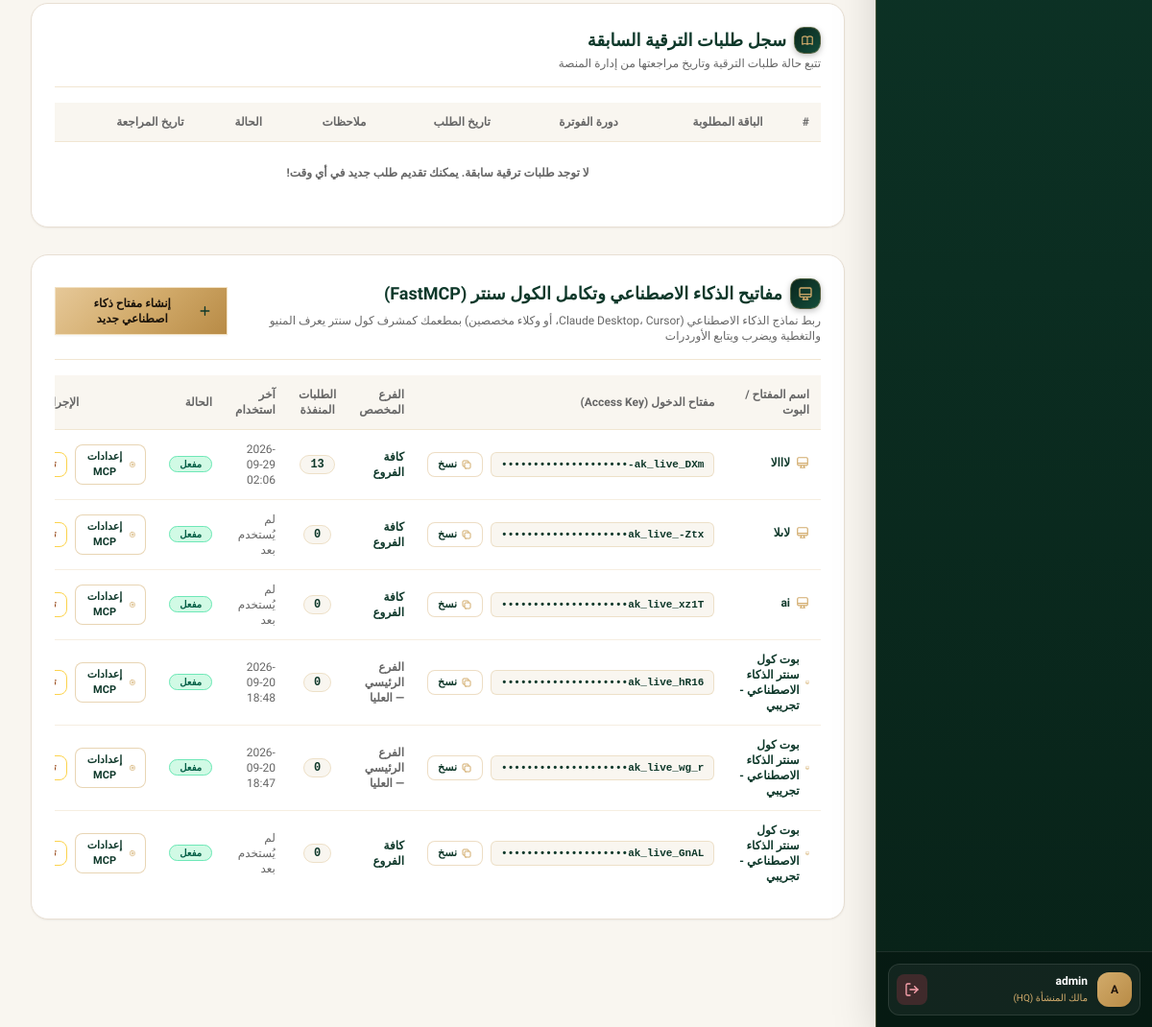
Before: /subscription/ (signed in, lower part) with the older database file.
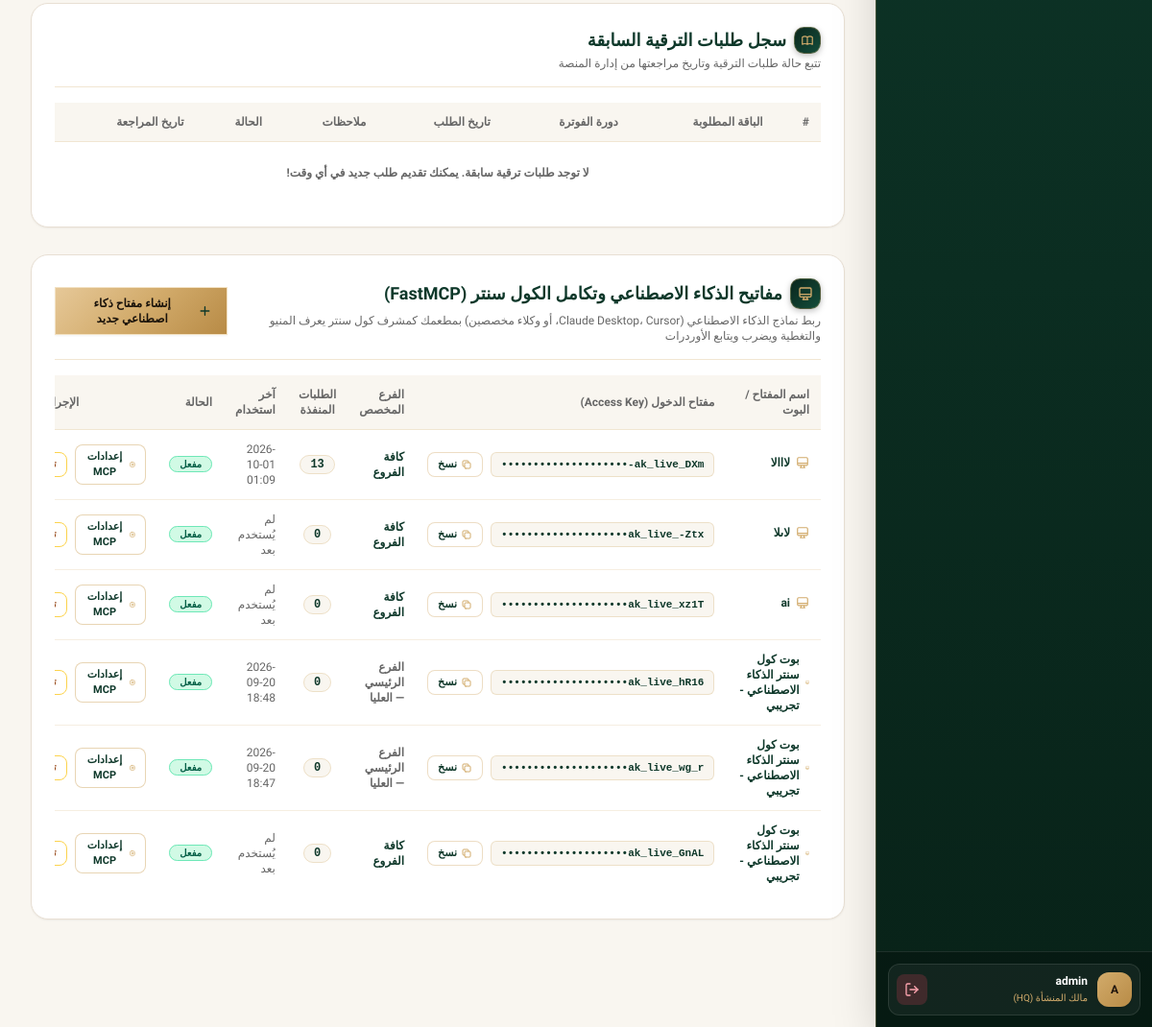
After: the same page with the newer database file.
### core/models.py (models this page shows, shortened)
class TenantApiKey(models.Model):
    tenant = models.ForeignKey(
        Tenant,
        on_delete=models.CASCADE,
        related_name="api_keys",
        verbose_name="المنشأة / المطعم",
    )
    name = models.CharField(
        max_length=120,
        default="مفتاح كول سنتر الذكاء الاصطناعي",
        verbose_name="اسم المفتاح / البوت",
    )
    key = models.CharField(
        max_length=80,
        unique=True,
        db_index=True,
        default=generate_api_key,
        verbose_name="مفتاح الدخول (Access Key)",
    )
    assigned_branch = models.ForeignKey(
        Branch,
        on_delete=models.SET_NULL,
        null=True,
        blank=True,
        related_name="api_keys",
        verbose_name="الفرع المخصص (اختياري)",
        help_text="اتركه فارغاً للسماح للبوت بخدمة كافة فروع المنشأة",
    )
    is_active = models.BooleanField(default=True, verbose_name="مفعل")
    created_at = models.DateTimeField(auto_now_add=True, verbose_name="تاريخ الإنشاء")
    last_used_at = models.DateTimeField(null=True, blank=True, verbose_name="آخر استخدام")
    total_orders_placed = models.PositiveIntegerField(default=0, verbose_name="الطلبات المنفذة عبره")
    class Meta:
        verbose_name = "مفتاح ذكاء اصطناعي (API Key)"
        verbose_name_plural = "مفاتيح الذكاء الاصطناعي (AI Access Keys)"
        ordering = ["-created_at"]

### core/views.py (the view)
# urls.py: path("subscription/", views.owner_subscription_view, name="owner_subscription"),
@login_required
def owner_subscription_view(request):
    profile = getattr(request.user, "profile", None)
    is_owner = request.user.is_superuser or (profile and (profile.role in ["owner", "platform_admin"] or profile.is_platform_admin))
    if not is_owner:
        return HttpResponseForbidden("صفحة إدارة الاشتراك مخصصة لمالك المنشأة فقط")
    tenant = get_active_tenant(request)
    if not tenant:
        return HttpResponseBadRequest("لم يتم العثور على منشأة نشطة مرتبطة بحسابك")
    branches_count = Branch.objects.filter(tenant=tenant).count()
    employees_count = Employee.objects.filter(tenant=tenant).count()
    orders_count = Order.objects.filter(tenant=tenant).count()
    plan = tenant.subscription_plan
    max_branches = plan.max_branches if plan else 1
    max_employees = plan.max_employees if plan else 5
    branches_pct = min(100, int((branches_count / max_branches) * 100)) if max_branches > 0 else 100
    employees_pct = min(100, int((employees_count / max_employees) * 100)) if max_employees > 0 else 100
    available_plans = SubscriptionPlan.objects.filter(is_active=True).order_by("ordering", "price_monthly")
    upgrade_requests = UpgradeRequest.objects.filter(tenant=tenant).select_related("requested_plan", "requested_by").order_by("-created_at")
    feature_icons = {
        "pos": "💳",
        "kds": "🍳",
        "menu_management": "📋",
        "delivery_management": "🗺️",
        "call_center": "🎧",
        "inventory": "📦",
        "custom_roles": "🛡️",
        "financial_analytics": "📊",
    }
    current_features = plan.features if plan and plan.features else []
    features_with_status = []
    for feat in SAAS_FEATURES_CATALOG:
        f_key = feat.get("key") or feat.get("code")
        f_label = feat.get("label") or feat.get("name")
        f_desc = feat.get("desc", "")
        f_icon = feature_icons.get(f_key, "✨")
        is_active_feat = (f_key in current_features) or (request.user.is_superuser)
        features_with_status.append({
            "key": f_key,
            "code": f_key,
            "name": f_label,
            "label": f_label,
            "desc": f_desc,
            "icon": f_icon,
            "is_enabled": is_active_feat,
        })
    has_pending_request = upgrade_requests.filter(status="pending").exists()
    api_keys = TenantApiKey.objects.filter(tenant=tenant).select_related("assigned_branch").order_by("-created_at")
    branches = Branch.objects.filter(tenant=tenant, status="active")
    context = {
        "tenant": tenant,
        "plan": plan,
        "branches_count": branches_count,
        "employees_count": employees_count,
        "orders_count": orders_count,
        "max_branches": max_branches,
        "max_employees": max_employees,
        "branches_pct": branches_pct,
        "employees_pct": employees_pct,
        "days_left": tenant.days_until_expiry(),
        "is_expired": tenant.is_subscription_expired(),
        "features_with_status": features_with_status,
        "available_plans": available_plans,
        "upgrade_requests": upgrade_requests,
        "has_pending_request": has_pending_request,
        "api_keys": api_keys,
        "branches": branches,
        "manage_py_path": str(settings.BASE_DIR / "manage.py"),
        "python_path": sys.executable,
    }
    return render(request, "owner_subscription.html", context)

### core/models.py (called while the page is built)
    def is_subscription_active(self):
        if not self.is_active:
            return False
        if self.subscription_status in ["active", "trial"]:
            if self.subscription_end and self.subscription_end < timezone.now():
                return False
            return True
        return False

    def is_subscription_expired(self):
        return not self.is_subscription_active()

    def days_until_expiry(self):
        if not self.subscription_end:
            return 999
        diff = (self.subscription_end - timezone.now()).total_seconds()
        return max(0, int(diff // 86400))

### core/views.py (called while the page is built, shortened)
def get_active_tenant(request):
    if hasattr(request, "tenant") and request.tenant:
        return request.tenant

### templates/owner_subscription.html (shortened to what the changed rows need)
{% extends "base.html" %}
{% block content %}
<div class="space-y-7 pb-12" dir="{{ DIR|default:'rtl' }}">
    <div class="classic-card p-6 shadow-sm">
        <div class="overflow-x-auto">
            <table class="w-full text-right text-xs table-responsive-cards">
                <thead>
                    <tr class="border-b border-[#D2AB6B]/30 bg-[#F9F6F0] text-[#666666] font-bold">
                        <th class="p-3">#</th>
                        <th class="p-3">الباقة المطلوبة</th>
                        <th class="p-3">دورة الفوترة</th>
                        <th class="p-3">تاريخ الطلب</th>
                        <th class="p-3">ملاحظات</th>
                        <th class="p-3">الحالة</th>
                        <th class="p-3">تاريخ المراجعة</th>
                    </tr>
                </thead>
            </table>
        </div>
    </div>
    <div id="ai-fastmcp-section" class="classic-card p-6 shadow-sm scroll-mt-6">
        <div class="overflow-x-auto">
            <table class="w-full text-right text-xs table-responsive-cards">
                <thead>
                    <tr class="border-b border-[#D2AB6B]/30 bg-[#F9F6F0] text-[#666666] font-bold">
                        <th class="p-3">اسم المفتاح / البوت</th>
                        <th class="p-3">مفتاح الدخول (Access Key)</th>
                        <th class="p-3">الفرع المخصص</th>
                        <th class="p-3 text-center">الطلبات المنفذة</th>
                        <th class="p-3">آخر استخدام</th>
                        <th class="p-3">الحالة</th>
                        <th class="p-3 text-center">الإجراءات</th>
                    </tr>
                </thead>
                <tbody class="divide-y divide-[#D2AB6B]/20">
                    {% for k in api_keys %}
                    <tr class="hover:bg-[#F9F6F0]/50 transition">
                        <td class="p-3 font-bold text-[#0E382A]" data-label="اسم المفتاح">
                            <span class="inline-flex items-center gap-1.5">
                                <svg class="w-3.5 h-3.5 text-[#D2AB6B]" fill="none" stroke="currentColor" stroke-width="2" viewBox="0 0 24 24"><path stroke-linecap="round" stroke-linejoin="round" d="M9.75 17L9 20l-1 1h8l-1-1-.75-3M3 13h18M5 17h14a2 2 0 002-2V5a2 2 0 00-2-2H5a2 2 0 00-2 2v10a2 2 0 002 2z"/></svg>
                                {{ k.name }}
                            </span>
                        </td>
                        <td class="p-3" data-label="مفتاح الدخول">
                            <div class="flex items-center gap-2">
                                <code class="font-mono bg-[#F9F6F0] border border-[#D2AB6B]/30 px-2.5 py-1 rounded-md text-[11px] font-bold text-[#0E382A] select-all" id="key-text-{{ k.id }}">
                                    {{ k.key|slice:":12" }}••••••••••••••••••••
                                </code>
                                <button
                                    type="button"
                                    onclick="copyToClipboard('{{ k.key }}', 'تم نسخ مفتاح الدخول بالكامل!')"
                                    class="px-2.5 py-1 rounded-lg bg-white border border-[#D2AB6B]/40 text-[#0E382A] hover:bg-[#F9F6F0] text-[11px] font-bold flex items-center gap-1"
                                    title="نسخ المفتاح بالكامل"
                                >
                                    <svg class="w-3 h-3 text-[#D2AB6B]" fill="none" stroke="currentColor" stroke-width="2" viewBox="0 0 24 24"><path stroke-linecap="round" stroke-linejoin="round" d="M8 16H6a2 2 0 01-2-2V6a2 2 0 012-2h8a2 2 0 012 2v2m-6 12h8a2 2 0 002-2v-8a2 2 0 00-2-2h-8a2 2 0 00-2 2v8a2 2 0 002 2z"/></svg>
                                    نسخ
                                </button>
                            </div>
                        </td>
                        <td class="p-3 text-[#666666] font-semibold" data-label="الفرع المخصص">
                            {% if k.assigned_branch %}
                            {{ k.assigned_branch.name }}
                            {% else %}
                            <span class="text-[#0E382A] font-bold">كافة الفروع</span>
                            {% endif %}
                        </td>
                        <td class="p-3 text-center font-mono font-bold text-[#0E382A]" data-label="الطلبات المنفذة">
                            <span class="px-2.5 py-0.5 rounded-full bg-[#F9F6F0] border border-[#D2AB6B]/30 text-xs font-bold">{{ k.total_orders_placed }}</span>
                        </td>
                        <td class="p-3 text-[#666666]" data-label="آخر استخدام">
                            {% if k.last_used_at %}{{ k.last_used_at|date:"Y-m-d H:i" }}{% else %}لم يُستخدم بعد{% endif %}
                        </td>
                        <td class="p-3" data-label="الحالة">
                            {% if k.is_active %}
                            <span class="px-2.5 py-0.5 rounded-full bg-emerald-100 text-emerald-800 text-[10px] font-bold border border-emerald-300">مفعل</span>
                            {% else %}
                            <span class="px-2.5 py-0.5 rounded-full bg-rose-100 text-rose-800 text-[10px] font-bold border border-rose-300">معطل</span>
                            {% endif %}
                        </td>
                        <td class="p-3 text-center" data-label="الإجراءات">
                            <div class="flex items-center justify-center gap-2">
                                <button
                                    type="button"
                                    onclick="showMcpConfigModal('{{ k.key }}', '{{ k.name }}')"
                                    class="px-2.5 py-1 rounded-lg bg-white hover:bg-[#F9F6F0] border border-[#D2AB6B]/50 text-[#0E382A] text-[11px] font-bold shadow-2xs transition flex items-center gap-1"
                                    title="عرض إعدادات وكود ربط الذكاء الاصطناعي (MCP)"
                                >
                                    إعدادات MCP
                                </button>
                                <button
                                    type="button"
                                    onclick="toggleApiKey({{ k.id }}, {{ k.is_active|yesno:'true,false' }})"
                                    class="px-2.5 py-1 rounded-lg {% if k.is_active %}text-amber-800 hover:bg-amber-50 border-amber-300{% else %}text-emerald-800 hover:bg-emerald-50 border-emerald-300{% endif %} border text-[11px] font-bold transition"
                                >
                                </button>
                            </div>
                        </td>
                    </tr>
                    {% empty %}
                    <tr>
                        <td colspan="7" class="p-6 text-center text-[#666666] font-semibold">
                            لم تقم بإنشاء أي مفاتيح ذكاء اصطناعي بعد. انقر على «إنشاء مفتاح ذكاء اصطناعي جديد» لربط بوت الكول سنتر فوراً!
                        </td>
                    </tr>
                    {% endfor %}
                </tbody>
            </table>
        </div>
    </div>
</div>
{% endblock %}

Changed rows visible on the page:
changed TenantApiKey "لااالا": last_used_at "2026-09-29 02:06" → "2026-10-01 01:09"
